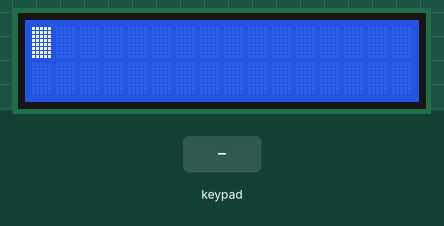
Bench run of a sketch on a simulated Arduino Mega 2560, built with avr-gcc and run on an emulated ATmega2560. On the bench: 16×2 character LCD. Inputs (shaded band) come from the test bench.

Above: at 1.2 s.
1.3 s: keypad keys 3 6 3 4 3 2 3 0 # pressed 0.4 s apart
At 5.8 s:
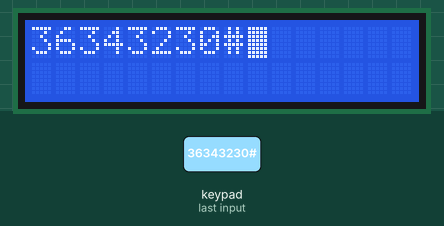
6.4 s: key 'D' pressed
At 7.5 s:
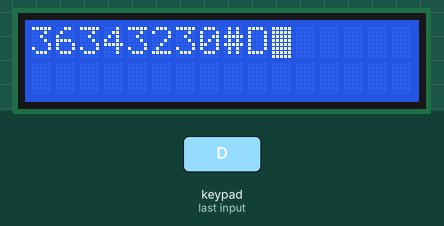
7.9 s: key '#' pressed
At 8.6 s:
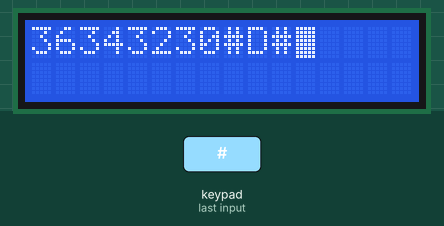
9.4 s: keypad keys 3 6 3 4 3 2 3 0 A pressed 0.4 s apart
At 13.2 s:
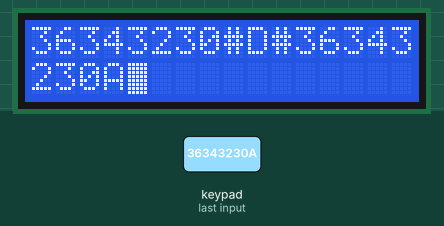
14.5 s: key 'C' pressed
At 15.7 s:
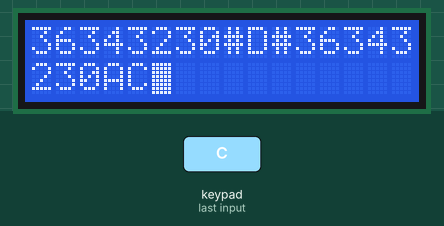
16.0 s: keypad keys 3 6 3 4 3 2 3 0 D pressed 0.4 s apart
At 20.5 s:
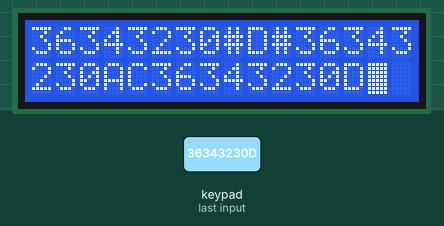
Timing chart, 0 to 22.0 s (numbered marks = the images above; inputs shaded):
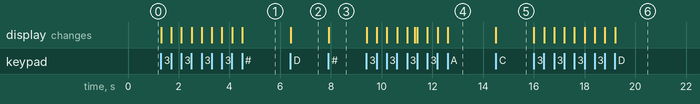

Measured:
- after the input at 1.3 s, the display: first changes at once (image 1 shows a later state)
- after the input at 6.4 s, the display: changes at once (image 2)
- after the input at 7.9 s, the display: changes at once (image 3)
- after the input at 9.4 s, the display: first changes at once (image 4 shows a later state)
- after the input at 14.5 s, the display: changes at once (image 5)
- after the input at 16.0 s, the display: first changes at once (image 6 shows a later state)

The sketch:

Keypad_EEPROM.ino
```cpp
/* @file CustomKeypad.pde
|| @version 1.0
|| @author Alexander Brevig
|| @contact alexanderbrevig@gmail.com
||
|| @description
|| | Demonstrates changing the keypad size and key values.
|| #
*/
/* The circuit:
 * LCD RS pin to digital pin 12
 * LCD Enable pin to digital pin 11
 * LCD D4 pin to digital pin 5
 * LCD D5 pin to digital pin 4
 * LCD D6 pin to digital pin 3
 * LCD D7 pin to digital pin 2
 * LCD R/W pin to ground
 * 10K resistor:
 * ends to +5V and ground
 * wiper to LCD VO pin (pin 3) */
#include <Keypad.h>
#include <LiquidCrystal.h>
const int rs = 12, en = 11, d4 = 5, d5 = 4, d6 = 3, d7 = 2;
LiquidCrystal lcd(rs, en, d4, d5, d6, d7);
int i=0;

const byte ROWS = 4; //four rows
const byte COLS = 4; //four columns
//define the cymbols on the buttons of the keypads
char hexaKeys[ROWS][COLS] = {
  {'D','#','0','*'},
  {'C','9','8','7'},
  {'B','6','5','4'},
  {'A','3','2','1'}
};
byte rowPins[ROWS] = {36, 34, 32, 30}; //connect to the row pinouts of the keypad
byte colPins[COLS] = {44, 42, 40, 38}; //connect to the column pinouts of the keypad

//initialize an instance of class NewKeypad
Keypad customKeypad = Keypad( makeKeymap(hexaKeys), rowPins, colPins, ROWS, COLS);

void setup(){
  lcd.begin(16,2);
  lcd.clear();
}

void loop(){
  if(i==16){
    lcd.setCursor(0,1);}
  if(i==32){
    lcd.setCursor(0,0);
    i=0;}
  lcd.blink();
  char customKey = customKeypad.getKey();
  if (customKey){
    if(customKey=='*'){lcd.clear();}
    else{
      lcd.print(customKey);
      i++;}
  }
  }
```
